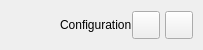
           <widget class="QFrame" name="content_top_bg">
            <property name="minimumSize">
             <size>
              <width>0</width>
              <height>50</height>
             </size>
            </property>
            <property name="maximumSize">
             <size>
              <width>16777215</width>
              <height>50</height>
             </size>
            </property>
            <property name="frameShape">
             <enum>QFrame::NoFrame</enum>
            </property>
            <property name="frameShadow">
             <enum>QFrame::Raised</enum>
            </property>
            <layout class="QHBoxLayout" name="horizontalLayout">
             <property name="spacing">
              <number>0</number>
             </property>
             <property name="leftMargin">
              <number>0</number>
             </property>
             <property name="topMargin">
              <number>0</number>
             </property>
             <property name="rightMargin">
              <number>10</number>
             </property>
             <property name="bottomMargin">
              <number>0</number>
             </property>
             <item>
              <widget class="QFrame" name="left_box">
               <property name="sizePolicy">
                <sizepolicy hsizetype="Expanding" vsizetype="Preferred">
                 <horstretch>0</horstretch>
                 <verstretch>0</verstretch>
                </sizepolicy>
               </property>
               <property name="frameShape">
                <enum>QFrame::NoFrame</enum>
               </property>
               <property name="frameShadow">
                <enum>QFrame::Raised</enum>
               </property>
               <layout class="QHBoxLayout" name="horizontalLayout_3">
                <property name="spacing">
                 <number>0</number>
                </property>
                <property name="leftMargin">
                 <number>0</number>
                </property>
                <property name="topMargin">
                 <number>0</number>
                </property>
                <property name="rightMargin">
                 <number>0</number>
                </property>
                <property name="bottomMargin">
                 <number>0</number>
                </property>
                <item>
                 <widget class="QFrame" name="logo_container">
                  <property name="minimumSize">
                   <size>
                    <width>60</width>
                    <height>0</height>
                   </size>
                  </property>
                  <property name="maximumSize">
                   <size>
                    <width>60</width>
                    <height>16777215</height>
                   </size>
                  </property>
                  <layout class="QHBoxLayout" name="horizontalLayout_8">
                   <property name="leftMargin">
                    <number>0</number>
                   </property>
                   <property name="topMargin">
                    <number>0</number>
                   </property>
                   <property name="rightMargin">
                    <number>0</number>
                   </property>
                   <property name="bottomMargin">
                    <number>0</number>
                   </property>
                   <item>
                    <widget class="QLabel" name="top_logo">
                     <property name="minimumSize">
                      <size>
                       <width>42</width>
                       <height>42</height>
                      </size>
                     </property>
                     <property name="maximumSize">
                      <size>
                       <width>42</width>
                       <height>42</height>
                      </size>
                     </property>
                     <property name="text">
                      <string/>
                     </property>
                     <property name="pixmap">
                      <pixmap resource="resources.qrc">:/images/images/logo-42x42.png</pixmap>
                     </property>
                    </widget>
                   </item>
                  </layout>
                 </widget>
                </item>
                <item>
                 <widget class="QLabel" name="title_right_info">
                  <property name="sizePolicy">
                   <sizepolicy hsizetype="Preferred" vsizetype="Expanding">
                    <horstretch>0</horstretch>
                    <verstretch>0</verstretch>
                   </sizepolicy>
                  </property>
                  <property name="maximumSize">
                   <size>
                    <width>16777215</width>
                    <height>45</height>
                   </size>
                  </property>
                  <property name="text">
                   <string>Configuration</string>
                  </property>
                  <property name="alignment">
                   <set>Qt::AlignLeading|Qt::AlignLeft|Qt::AlignVCenter</set>
                  </property>
                 </widget>
                </item>
               </layout>
              </widget>
             </item>
             <item alignment="Qt::AlignRight">
              <widget class="QFrame" name="right_buttons_container">
               <property name="minimumSize">
                <size>
                 <width>0</width>
                 <height>28</height>
                </size>
               </property>
               <property name="frameShape">
                <enum>QFrame::NoFrame</enum>
               </property>
               <property name="frameShadow">
                <enum>QFrame::Raised</enum>
               </property>
               <layout class="QHBoxLayout" name="horizontalLayout_2">
                <property name="spacing">
                 <number>5</number>
                </property>
                <property name="leftMargin">
                 <number>0</number>
                </property>
                <property name="topMargin">
                 <number>0</number>
                </property>
                <property name="rightMargin">
                 <number>0</number>
                </property>
                <property name="bottomMargin">
                 <number>0</number>
                </property>
                <item>
                 <widget class="QPushButton" name="minimize_button">
                  <property name="minimumSize">
                   <size>
                    <width>28</width>
                    <height>28</height>
                   </size>
                  </property>
                  <property name="maximumSize">
                   <size>
                    <width>28</width>
                    <height>28</height>
                   </size>
                  </property>
                  <property name="cursor">
                   <cursorShape>PointingHandCursor</cursorShape>
                  </property>
                  <property name="toolTip">
                   <string/>
                  </property>
                  <property name="text">
                   <string/>
                  </property>
                  <property name="icon">
                   <iconset resource="resources.qrc">
                    <normaloff>:/icons/icons/icon_minimize.png</normaloff>:/icons/icons/icon_minimize.png</iconset>
                  </property>
                  <property name="iconSize">
                   <size>
                    <width>20</width>
                    <height>20</height>
                   </size>
                  </property>
                 </widget>
                </item>
                <item>
                 <widget class="QPushButton" name="close_button">
                  <property name="minimumSize">
                   <size>
                    <width>28</width>
                    <height>28</height>
                   </size>
                  </property>
                  <property name="maximumSize">
                   <size>
                    <width>28</width>
                    <height>28</height>
                   </size>
                  </property>
                  <property name="cursor">
                   <cursorShape>PointingHandCursor</cursorShape>
                  </property>
                  <property name="toolTip">
                   <string/>
                  </property>
                  <property name="text">
                   <string/>
                  </property>
                  <property name="icon">
                   <iconset resource="resources.qrc">
                    <normaloff>:/icons/icons/icon_close-disabled.png</normaloff>:/icons/icons/icon_close-disabled.png</iconset>
                  </property>
                  <property name="iconSize">
                   <size>
                    <width>20</width>
                    <height>20</height>
                   </size>
                  </property>
                 </widget>
                </item>
               </layout>
              </widget>
             </item>
            </layout>
           </widget>
